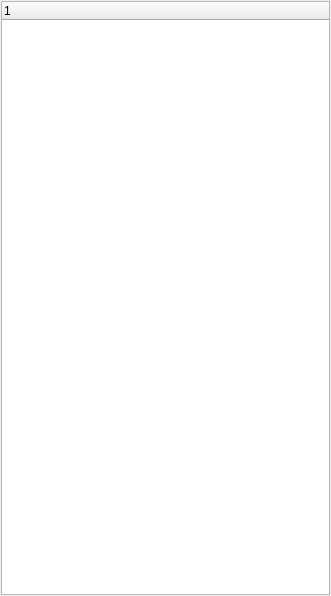
<?xml version="1.0" encoding="UTF-8"?>
<ui version="4.0">
 <class>ProjectSection</class>
 <widget class="QWidget" name="ProjectSection">
  <property name="geometry">
   <rect>
    <x>0</x>
    <y>0</y>
    <width>331</width>
    <height>596</height>
   </rect>
  </property>
  <property name="windowTitle">
   <string>Form</string>
  </property>
  <layout class="QVBoxLayout" name="verticalLayout">
   <property name="leftMargin">
    <number>1</number>
   </property>
   <property name="topMargin">
    <number>1</number>
   </property>
   <property name="rightMargin">
    <number>1</number>
   </property>
   <property name="bottomMargin">
    <number>1</number>
   </property>
   <item>
    <widget class="QTreeWidget" name="treeWidgetProject">
     <column>
      <property name="text">
       <string notr="true">1</string>
      </property>
     </column>
    </widget>
   </item>
  </layout>
 </widget>
 <resources/>
 <connections/>
</ui>
